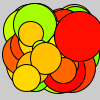
Frame 1 (no input)
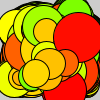
Frame 60 (the mouse pressed at the canvas centre just before this capture)
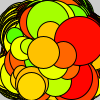
Frame 120 (the mouse held since frame 60 and released just before this capture)

The Processing sketch that drew these frames (run headless with seeded random() and noise(); from frame 60 on, the mouse is pressed at the canvas centre):

// Processing sketch: L9_1h
// ── L9_1h.pde
Circle[] circles = new Circle[100];

void setup() {
  colorMode(HSB, 360, 100, 100);
  
  for( int i = 0; i < circles.length; i++) {
    circles[i] = new Circle();
  }
  
//  circle.x = 50;
//  circle.y = 50; 
//  circle.s = 50;
//  circle.hue = 100;

}

void draw() { 
  for (int i = 0; i < circles.length; i++) {
    circles[i].display();
    circles[i].update();
    
  //circle.display();
  //circle.update();
  
  //circle1.display();
  //circle1.update();
  
  //circle2.display();
  //circle2.update();
}
}

class Circle {
 
  float x;
  float y; 
  float s;
  float hue;
  
  Circle() {
    x = random(20, 80);
    y = random(20, 80);
    s = random(10, 50);
    hue = random(0, 100);
  }
  
  void display() {
    fill(hue, 100, 100);
    ellipse(x, y, s, s);
  }
  
  void update() {
    x += random(-2, 2);
    y += random(-2, 2);
  }
  
}
